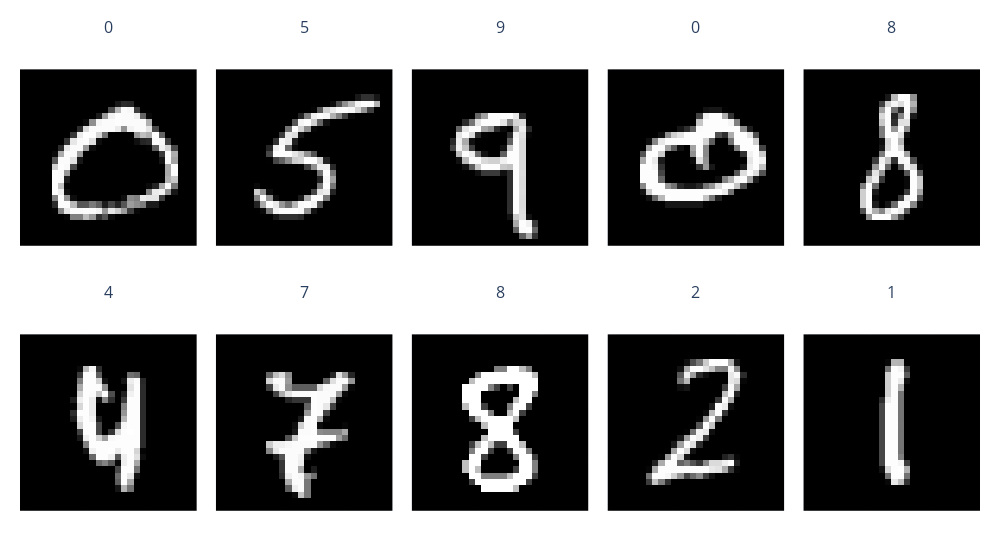

Notebook cell for this chart:
### Markdown cell above
## Training Your Network

We've already looked at data loading and training loops earlier in the course, so we'll provide a minimal version of these today as well as the data loading code.

### Code cell
train_loader, test_loader = get_mnist()
visualize(train_loader)

### Figure 1 — Plotly figure (JSON) as saved in the notebook; plotly's stock layout.template omitted (floating-point values rounded to 4 significant figures; data arrays with more than 128 entries replaced by an {"elided": "..."} marker saying what was removed)
{"data": [{"type": "image", "xaxis": "x", "yaxis": "y", "z": {"elided": "28x28x3 int values"}}, {"type": "image", "xaxis": "x2", "yaxis": "y2", "z": {"elided": "28x28x3 int values"}}, {"type": "image", "xaxis": "x3", "yaxis": "y3", "z": {"elided": "28x28x3 int values"}}, {"type": "image", "xaxis": "x4", "yaxis": "y4", "z": {"elided": "28x28x3 int values"}}, {"type": "image", "xaxis": "x5", "yaxis": "y5", "z": {"elided": "28x28x3 int values"}}, {"type": "image", "xaxis": "x6", "yaxis": "y6", "z": {"elided": "28x28x3 int values"}}, {"type": "image", "xaxis": "x7", "yaxis": "y7", "z": {"elided": "28x28x3 int values"}}, {"type": "image", "xaxis": "x8", "yaxis": "y8", "z": {"elided": "28x28x3 int values"}}, {"type": "image", "xaxis": "x9", "yaxis": "y9", "z": {"elided": "28x28x3 int values"}}, {"type": "image", "xaxis": "x10", "yaxis": "y10", "z": {"elided": "28x28x3 int values"}}], "layout": {"annotations": [{"font": {"size": 16}, "showarrow": false, "text": "0", "x": 0.092, "xanchor": "center", "xref": "paper", "y": 1, "yanchor": "bottom", "yref": "paper"}, {"font": {"size": 16}, "showarrow": false, "text": "5", "x": 0.296, "xanchor": "center", "xref": "paper", "y": 1, "yanchor": "bottom", "yref": "paper"}, {"font": {"size": 16}, "showarrow": false, "text": "9", "x": 0.5, "xanchor": "center", "xref": "paper", "y": 1, "yanchor": "bottom", "yref": "paper"}, {"font": {"size": 16}, "showarrow": false, "text": "0", "x": 0.704, "xanchor": "center", "xref": "paper", "y": 1, "yanchor": "bottom", "yref": "paper"}, {"font": {"size": 16}, "showarrow": false, "text": "8", "x": 0.908, "xanchor": "center", "xref": "paper", "y": 1, "yanchor": "bottom", "yref": "paper"}, {"font": {"size": 16}, "showarrow": false, "text": "4", "x": 0.092, "xanchor": "center", "xref": "paper", "y": 0.47, "yanchor": "bottom", "yref": "paper"}, {"font": {"size": 16}, "showarrow": false, "text": "7", "x": 0.296, "xanchor": "center", "xref": "paper", "y": 0.47, "yanchor": "bottom", "yref": "paper"}, {"font": {"size": 16}, "showarrow": false, "text": "8", "x": 0.5, "xanchor": "center", "xref": "paper", "y": 0.47, "yanchor": "bottom", "yref": "paper"}, {"font": {"size": 16}, "showarrow": false, "text": "2", "x": 0.704, "xanchor": "center", "xref": "paper", "y": 0.47, "yanchor": "bottom", "yref": "paper"}, {"font": {"size": 16}, "showarrow": false, "text": "1", "x": 0.908, "xanchor": "center", "xref": "paper", "y": 0.47, "yanchor": "bottom", "yref": "paper"}], "margin": {"b": 20, "l": 20, "r": 20, "t": 40}, "width": 1000, "xaxis": {"anchor": "y", "domain": [0, 0.184], "showticklabels": false}, "xaxis10": {"anchor": "y10", "domain": [0.816, 1], "showticklabels": false}, "xaxis2": {"anchor": "y2", "domain": [0.204, 0.388], "showticklabels": false}, "xaxis3": {"anchor": "y3", "domain": [0.408, 0.592], "showticklabels": false}, "xaxis4": {"anchor": "y4", "domain": [0.612, 0.796], "showticklabels": false}, "xaxis5": {"anchor": "y5", "domain": [0.816, 1], "showticklabels": false}, "xaxis6": {"anchor": "y6", "domain": [0, 0.184], "showticklabels": false}, "xaxis7": {"anchor": "y7", "domain": [0.204, 0.388], "showticklabels": false}, "xaxis8": {"anchor": "y8", "domain": [0.408, 0.592], "showticklabels": false}, "xaxis9": {"anchor": "y9", "domain": [0.612, 0.796], "showticklabels": false}, "yaxis": {"anchor": "x", "domain": [0.53, 1], "showticklabels": false}, "yaxis10": {"anchor": "x10", "domain": [0, 0.47], "showticklabels": false}, "yaxis2": {"anchor": "x2", "domain": [0.53, 1], "showticklabels": false}, "yaxis3": {"anchor": "x3", "domain": [0.53, 1], "showticklabels": false}, "yaxis4": {"anchor": "x4", "domain": [0.53, 1], "showticklabels": false}, "yaxis5": {"anchor": "x5", "domain": [0.53, 1], "showticklabels": false}, "yaxis6": {"anchor": "x6", "domain": [0, 0.47], "showticklabels": false}, "yaxis7": {"anchor": "x7", "domain": [0, 0.47], "showticklabels": false}, "yaxis8": {"anchor": "x8", "domain": [0, 0.47], "showticklabels": false}, "yaxis9": {"anchor": "x9", "domain": [0, 0.47], "showticklabels": false}}}
